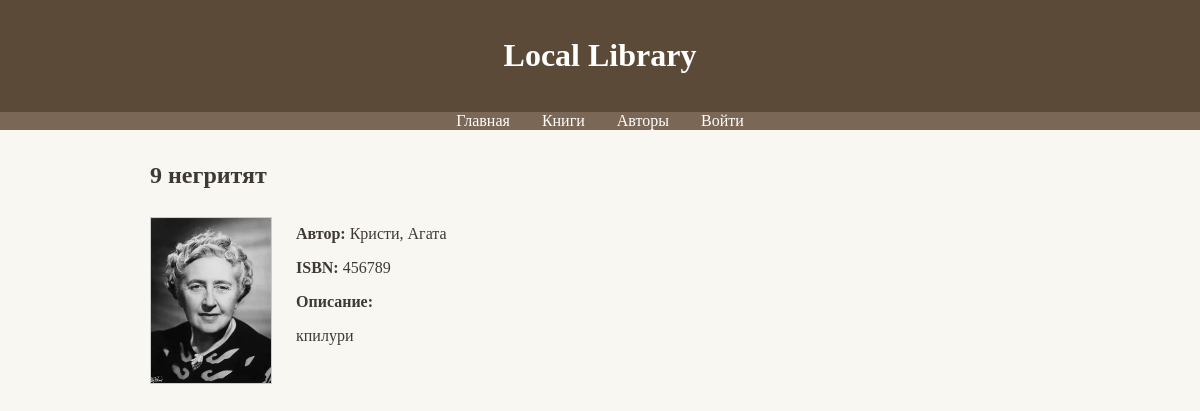
Screenshot of /book/1/ with the database file from the repository.
### catalog/models.py (models this page shows, shortened)
class Book(models.Model):
    title = models.CharField(max_length=200)
    author = models.ForeignKey(Author, on_delete=models.SET_NULL, null=True)
    summary = models.TextField(max_length=1000, help_text='Brief description')
    isbn = models.CharField('ISBN', max_length=13, unique=True)
    cover = models.ImageField(upload_to='covers/', blank=True, null=True)

class Author(models.Model):
    first_name = models.CharField(max_length=100)
    last_name = models.CharField(max_length=100)
    date_of_birth = models.DateField(null=True, blank=True)
    date_of_death = models.DateField('Died', null=True, blank=True)
    class Meta:
        ordering = ['last_name', 'first_name']
    def __str__(self):
        return f'{self.last_name}, {self.first_name}'

### catalog/views.py (the view)
# urls.py: path('book/<int:pk>/', views.BookDetailView.as_view(), name='book-detail'),
class BookDetailView(DetailView):
    model = Book
    template_name = 'catalog/book_detail.html'

### catalog/templates/catalog/book_detail.html
{% extends "base_generic.html" %}
{% block content %}
  <h2>{{ book.title }}</h2>
  <div style="display:flex; gap:1.5rem; align-items:flex-start;">
    {% if book.cover %}
      <img src="{{ book.cover.url }}" class="book-cover" alt="Обложка">
    {% endif %}
    <div>
      <p><strong>Автор:</strong> {{ book.author }}</p>
      <p><strong>ISBN:</strong> {{ book.isbn }}</p>
      <p><strong>Описание:</strong></p>
      <p>{{ book.summary }}</p>
    </div>
  </div>
{% endblock %}

### catalog/templates/base_generic.html (style rules this page uses)
body { font-family: Georgia, serif; background: #f9f7f1; color: #3e3933; margin: 0; padding: 0; }
.book-cover { max-width: 120px; height: auto; border: 1px solid #ccc; margin: 0.5rem 0; }

### rows the page displays
Book: title "9 негритят", cover (picture), author "Кристи, Агата", isbn "456789", summary "кпилури"
